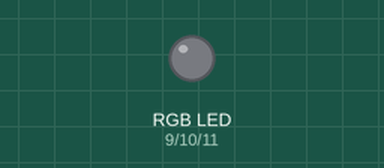
The sketch below on a simulated Arduino Uno, built with avr-gcc and run on an emulated ATmega328P. Parts: an RGB LED mixed from three pins (HIGH = lit).

Above: at 0.1 s.
At 2.1 s:
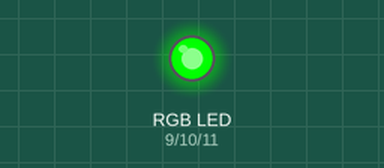
At 3.1 s:
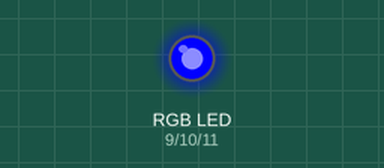
At 6.1 s:
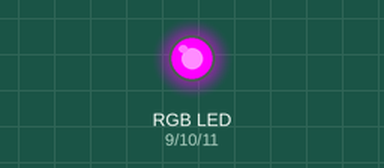
At 24.4 s:
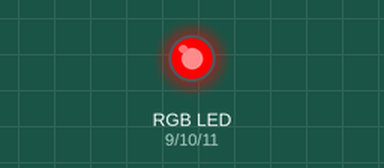
At 30.4 s:
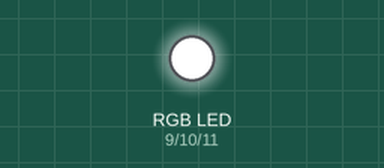
Timing chart, 0 to 40.0 s (numbered marks = the images above):
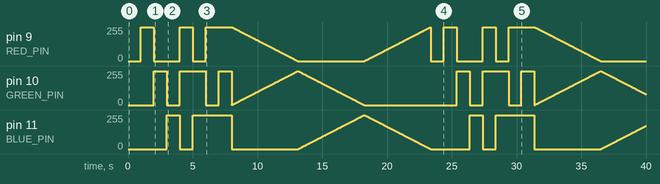

Measured:
- by itself, pin 9 (RED_PIN): 0/255 → 255/255 at 1.0 s, → 0/255 1.0 s later, → 255/255 2.0 s later, → 0/255 1.0 s later, … (776 changes in this stretch)
- by itself, pin 11 (BLUE_PIN): 0/255 → 255/255 at 3.0 s, → 0/255 1.0 s later, → 255/255 1.0 s later, → 0/255 3.0 s later, … (692 changes in this stretch)

The sketch:

rgb.ino
```cpp
//Rain Bow / Spectrum Color-
const int RED_PIN = 9;
const int GREEN_PIN = 10;
const int BLUE_PIN = 11;

int DISPLAY_TIME = 20;
void setup()
{
pinMode(RED_PIN, OUTPUT);
pinMode(GREEN_PIN, OUTPUT);
pinMode(BLUE_PIN, OUTPUT);
}
void loop()
{
mainColors();
showSpectrum();
}
void mainColors()
{

digitalWrite(RED_PIN, LOW);
digitalWrite(GREEN_PIN, LOW);
digitalWrite(BLUE_PIN, LOW);

delay(1000);
digitalWrite(RED_PIN, HIGH);
digitalWrite(GREEN_PIN, LOW);
digitalWrite(BLUE_PIN, LOW);
delay(1000);
digitalWrite(RED_PIN, LOW);
digitalWrite(GREEN_PIN, HIGH);
digitalWrite(BLUE_PIN, LOW);

delay(1000);
digitalWrite(RED_PIN, LOW);
digitalWrite(GREEN_PIN, LOW);
digitalWrite(BLUE_PIN, HIGH);

delay(1000);
digitalWrite(RED_PIN, HIGH);
digitalWrite(GREEN_PIN, HIGH);
digitalWrite(BLUE_PIN, LOW);

delay(1000);
digitalWrite(RED_PIN, LOW);
digitalWrite(GREEN_PIN, HIGH);
digitalWrite(BLUE_PIN, HIGH);

delay(1000);
digitalWrite(RED_PIN, HIGH);
digitalWrite(GREEN_PIN, LOW);
digitalWrite(BLUE_PIN, HIGH);

delay(1000);
digitalWrite(RED_PIN, HIGH);
digitalWrite(GREEN_PIN, HIGH);
digitalWrite(BLUE_PIN, HIGH);

delay(1000);
}
// showSpectrum()
void showSpectrum()
{
int x;
for (x = 0; x < 768; x++)
{
showRGB(x);  // Call RGBspectrum() with our new x
delay(DISPLAY_TIME);   // Delay for 10 ms (1/100th of a second)
}
}
// showRGB()
void showRGB(int color)
{
int redIntensity;
int greenIntensity;
int blueIntensity;
if (color <= 255)          // zone 1
{
redIntensity = 255 - color;    // red goes from on to off
greenIntensity = color;        // green goes from off to on
blueIntensity = 0;             // blue is always off
}
else if (color <= 511)     // zone 2
{
redIntensity = 0;                     // red is always off
greenIntensity = 255 - (color - 256); // green on to off
blueIntensity = (color - 256);        // blue off to on
}
else // color >= 512       // zone 3
{
redIntensity = (color - 512);         // red off to on
greenIntensity = 0;                   // green is always off
blueIntensity = 255 - (color - 512);  // blue on to off
}
analogWrite(RED_PIN, redIntensity);
analogWrite(BLUE_PIN, blueIntensity);
analogWrite(GREEN_PIN, greenIntensity);
}
```
